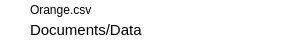
<?xml version="1.0" encoding="UTF-8"?>
<ui version="4.0">
 <class>DataSetSelectWidget</class>
 <widget class="QPushButton" name="DataSetSelectWidget">
  <property name="geometry">
   <rect>
    <x>0</x>
    <y>0</y>
    <width>298</width>
    <height>40</height>
   </rect>
  </property>
  <property name="mouseTracking">
   <bool>true</bool>
  </property>
  <property name="windowTitle">
   <string>Form</string>
  </property>
  <property name="styleSheet">
   <string notr="true">QPushButton
{
	background-color: transparent ;
	border : 1px solid transparent;
	padding: 12px ;
}

QPushButton::hover
{
	background-color: rgb(227, 225, 226) ;
	border : 1px solid rgb(207, 205, 206) ;
}

/*QPushButton::pressed
{
	background-color: rgb(212, 210, 211) ;
	border: 1px solid #B0B0B0 ;
}*/
</string>
  </property>
  <property name="flat">
   <bool>true</bool>
  </property>
  <layout class="QGridLayout" name="gridLayout">
   <property name="topMargin">
    <number>0</number>
   </property>
   <property name="bottomMargin">
    <number>0</number>
   </property>
   <property name="horizontalSpacing">
    <number>12</number>
   </property>
   <property name="verticalSpacing">
    <number>0</number>
   </property>
   <item row="0" column="1">
    <widget class="QLabel" name="name">
     <property name="sizePolicy">
      <sizepolicy hsizetype="MinimumExpanding" vsizetype="Preferred">
       <horstretch>0</horstretch>
       <verstretch>0</verstretch>
      </sizepolicy>
     </property>
     <property name="text">
      <string>Orange.csv</string>
     </property>
    </widget>
   </item>
   <item row="1" column="1">
    <widget class="QLabel" name="description">
     <property name="sizePolicy">
      <sizepolicy hsizetype="MinimumExpanding" vsizetype="Preferred">
       <horstretch>0</horstretch>
       <verstretch>0</verstretch>
      </sizepolicy>
     </property>
     <property name="mouseTracking">
      <bool>true</bool>
     </property>
     <property name="text">
      <string>&lt;html&gt;&lt;head/&gt;&lt;body&gt;&lt;p&gt;&lt;span style=&quot; font-size:11pt;&quot;&gt;Documents/Data&lt;/span&gt;&lt;/p&gt;&lt;/body&gt;&lt;/html&gt;</string>
     </property>
    </widget>
   </item>
   <item row="0" column="0" rowspan="2">
    <widget class="QLabel" name="icon">
     <property name="text">
      <string/>
     </property>
     <property name="pixmap">
      <pixmap resource="../resources/icons.qrc">:/icons/document-open.png</pixmap>
     </property>
    </widget>
   </item>
  </layout>
 </widget>
 <resources>
  <include location="../resources/icons.qrc"/>
 </resources>
 <connections/>
</ui>
